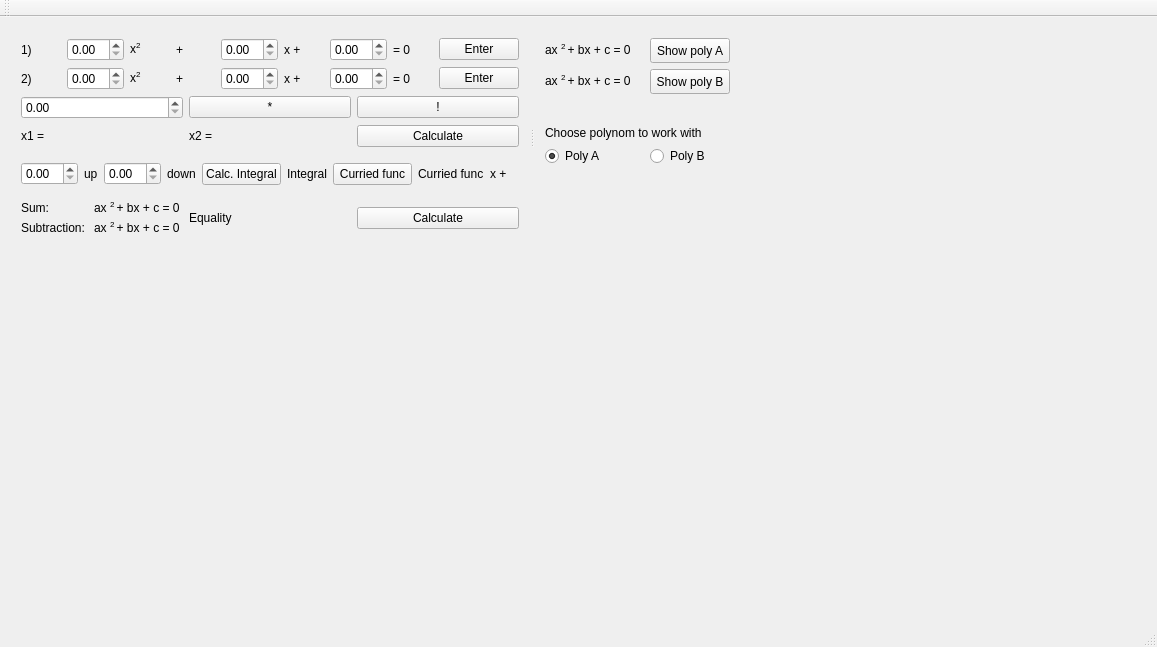
<?xml version="1.0" encoding="UTF-8"?>
<ui version="4.0">
 <class>MainWindow</class>
 <widget class="QMainWindow" name="MainWindow">
  <property name="geometry">
   <rect>
    <x>0</x>
    <y>0</y>
    <width>1157</width>
    <height>647</height>
   </rect>
  </property>
  <property name="windowTitle">
   <string>MainWindow</string>
  </property>
  <widget class="QWidget" name="centralWidget">
   <widget class="QSplitter" name="splitter">
    <property name="geometry">
     <rect>
      <x>10</x>
      <y>10</y>
      <width>731</width>
      <height>219</height>
     </rect>
    </property>
    <property name="orientation">
     <enum>Qt::Horizontal</enum>
    </property>
    <widget class="QWidget" name="">
     <layout class="QVBoxLayout" name="verticalLayout_2">
      <item>
       <layout class="QHBoxLayout" name="horizontalLayout_3">
        <item>
         <widget class="QLabel" name="label_10">
          <property name="text">
           <string>1)</string>
          </property>
         </widget>
        </item>
        <item>
         <widget class="QDoubleSpinBox" name="dASpin"/>
        </item>
        <item>
         <widget class="QLabel" name="label_5">
          <property name="text">
           <string>x&lt;sup&gt;2&lt;/sup&gt;</string>
          </property>
         </widget>
        </item>
        <item>
         <widget class="QLabel" name="label_3">
          <property name="text">
           <string>+</string>
          </property>
         </widget>
        </item>
        <item>
         <widget class="QDoubleSpinBox" name="dBSpin"/>
        </item>
        <item>
         <widget class="QLabel" name="label_2">
          <property name="text">
           <string>x +</string>
          </property>
         </widget>
        </item>
        <item>
         <widget class="QDoubleSpinBox" name="dCSpin"/>
        </item>
        <item>
         <widget class="QLabel" name="label">
          <property name="text">
           <string>= 0</string>
          </property>
         </widget>
        </item>
        <item>
         <widget class="QPushButton" name="enterBtn">
          <property name="text">
           <string>Enter</string>
          </property>
         </widget>
        </item>
       </layout>
      </item>
      <item>
       <layout class="QHBoxLayout" name="horizontalLayout_2">
        <item>
         <widget class="QLabel" name="label_11">
          <property name="text">
           <string>2)</string>
          </property>
         </widget>
        </item>
        <item>
         <widget class="QDoubleSpinBox" name="dASpin_2"/>
        </item>
        <item>
         <widget class="QLabel" name="label_21">
          <property name="text">
           <string>x&lt;sup&gt;2&lt;/sup&gt;</string>
          </property>
         </widget>
        </item>
        <item>
         <widget class="QLabel" name="label_13">
          <property name="text">
           <string>+</string>
          </property>
         </widget>
        </item>
        <item>
         <widget class="QDoubleSpinBox" name="dBSpin_2"/>
        </item>
        <item>
         <widget class="QLabel" name="label_12">
          <property name="text">
           <string>x +</string>
          </property>
         </widget>
        </item>
        <item>
         <widget class="QDoubleSpinBox" name="dCSpin_2"/>
        </item>
        <item>
         <widget class="QLabel" name="label_15">
          <property name="text">
           <string>= 0</string>
          </property>
         </widget>
        </item>
        <item>
         <widget class="QPushButton" name="enterBtn_2">
          <property name="text">
           <string>Enter</string>
          </property>
         </widget>
        </item>
       </layout>
      </item>
      <item>
       <layout class="QHBoxLayout" name="horizontalLayout_5">
        <item>
         <widget class="QDoubleSpinBox" name="doubleSpinBox_3"/>
        </item>
        <item>
         <widget class="QPushButton" name="multPolyBtn">
          <property name="text">
           <string>*</string>
          </property>
         </widget>
        </item>
        <item>
         <widget class="QPushButton" name="inversePolyBtn">
          <property name="text">
           <string>!</string>
          </property>
         </widget>
        </item>
       </layout>
      </item>
      <item>
       <layout class="QHBoxLayout" name="horizontalLayout_4">
        <item>
         <widget class="QLabel" name="X1">
          <property name="text">
           <string>x1 =</string>
          </property>
         </widget>
        </item>
        <item>
         <widget class="QLabel" name="X2">
          <property name="text">
           <string>x2 = </string>
          </property>
         </widget>
        </item>
        <item>
         <widget class="QPushButton" name="calcRootsBtn">
          <property name="text">
           <string>Calculate</string>
          </property>
         </widget>
        </item>
       </layout>
      </item>
      <item>
       <layout class="QHBoxLayout" name="horizontalLayout">
        <item>
         <widget class="QDoubleSpinBox" name="doubleSpinBox"/>
        </item>
        <item>
         <widget class="QLabel" name="label_6">
          <property name="text">
           <string>up</string>
          </property>
         </widget>
        </item>
        <item>
         <widget class="QDoubleSpinBox" name="doubleSpinBox_2"/>
        </item>
        <item>
         <widget class="QLabel" name="label_7">
          <property name="text">
           <string>down</string>
          </property>
         </widget>
        </item>
        <item>
         <widget class="QPushButton" name="calcIntegralBtn">
          <property name="text">
           <string>Calc. Integral</string>
          </property>
         </widget>
        </item>
        <item>
         <widget class="QLabel" name="integr">
          <property name="text">
           <string>Integral</string>
          </property>
         </widget>
        </item>
        <item>
         <widget class="QPushButton" name="curriedFuncBtn">
          <property name="text">
           <string>Curried func</string>
          </property>
         </widget>
        </item>
        <item>
         <widget class="QLabel" name="curriedFunc">
          <property name="text">
           <string>Curried func</string>
          </property>
         </widget>
        </item>
        <item>
         <widget class="QLabel" name="label_8">
          <property name="text">
           <string>x +</string>
          </property>
         </widget>
        </item>
        <item>
         <widget class="QLabel" name="label_9">
          <property name="text">
           <string/>
          </property>
         </widget>
        </item>
       </layout>
      </item>
      <item>
       <layout class="QHBoxLayout" name="horizontalLayout_8">
        <item>
         <layout class="QVBoxLayout" name="verticalLayout">
          <item>
           <layout class="QHBoxLayout" name="horizontalLayout_6">
            <item>
             <widget class="QLabel" name="label_17">
              <property name="text">
               <string>Sum:</string>
              </property>
             </widget>
            </item>
            <item>
             <widget class="QLabel" name="polySum_label">
              <property name="text">
               <string>&lt;html&gt;&lt;head/&gt;&lt;body&gt;&lt;p&gt;ax &lt;span style=&quot; vertical-align:super;&quot;&gt;2  &lt;/span&gt;+ bx + c = 0 &lt;/p&gt;&lt;/body&gt;&lt;/html&gt;</string>
              </property>
             </widget>
            </item>
           </layout>
          </item>
          <item>
           <layout class="QHBoxLayout" name="horizontalLayout_7">
            <item>
             <widget class="QLabel" name="label_18">
              <property name="text">
               <string>Subtraction:</string>
              </property>
             </widget>
            </item>
            <item>
             <widget class="QLabel" name="polyMinus_label">
              <property name="text">
               <string>&lt;html&gt;&lt;head/&gt;&lt;body&gt;&lt;p&gt;ax &lt;span style=&quot; vertical-align:super;&quot;&gt;2  &lt;/span&gt;+ bx + c = 0 &lt;/p&gt;&lt;/body&gt;&lt;/html&gt;</string>
              </property>
             </widget>
            </item>
           </layout>
          </item>
         </layout>
        </item>
        <item>
         <widget class="QLabel" name="equality_label">
          <property name="text">
           <string>Equality</string>
          </property>
         </widget>
        </item>
        <item>
         <widget class="QPushButton" name="calcOtherBtn">
          <property name="text">
           <string>Calculate</string>
          </property>
         </widget>
        </item>
       </layout>
      </item>
     </layout>
    </widget>
    <widget class="QWidget" name="">
     <layout class="QFormLayout" name="formLayout">
      <item row="0" column="0">
       <widget class="QLabel" name="PolyA_label">
        <property name="minimumSize">
         <size>
          <width>99</width>
          <height>25</height>
         </size>
        </property>
        <property name="text">
         <string>&lt;html&gt;&lt;head/&gt;&lt;body&gt;&lt;p&gt;ax &lt;span style=&quot; vertical-align:super;&quot;&gt;2  &lt;/span&gt;+ bx + c = 0 &lt;/p&gt;&lt;/body&gt;&lt;/html&gt;</string>
        </property>
       </widget>
      </item>
      <item row="0" column="1">
       <widget class="QPushButton" name="showPolyA">
        <property name="maximumSize">
         <size>
          <width>80</width>
          <height>25</height>
         </size>
        </property>
        <property name="text">
         <string>Show poly A</string>
        </property>
       </widget>
      </item>
      <item row="1" column="0">
       <widget class="QLabel" name="PolyB_label">
        <property name="minimumSize">
         <size>
          <width>99</width>
          <height>25</height>
         </size>
        </property>
        <property name="text">
         <string>&lt;html&gt;&lt;head/&gt;&lt;body&gt;&lt;p&gt;ax &lt;span style=&quot; vertical-align:super;&quot;&gt;2  &lt;/span&gt;+ bx + c = 0 &lt;/p&gt;&lt;/body&gt;&lt;/html&gt;</string>
        </property>
       </widget>
      </item>
      <item row="1" column="1">
       <widget class="QPushButton" name="showPolyB">
        <property name="maximumSize">
         <size>
          <width>80</width>
          <height>25</height>
         </size>
        </property>
        <property name="text">
         <string>Show poly B</string>
        </property>
       </widget>
      </item>
      <item row="4" column="0">
       <widget class="QRadioButton" name="PolyA_radio">
        <property name="text">
         <string>Poly A</string>
        </property>
        <property name="checked">
         <bool>true</bool>
        </property>
       </widget>
      </item>
      <item row="4" column="1">
       <widget class="QRadioButton" name="PolyB_radio">
        <property name="text">
         <string>Poly B</string>
        </property>
       </widget>
      </item>
      <item row="3" column="0" colspan="2">
       <widget class="QLabel" name="label_4">
        <property name="text">
         <string>Choose polynom to work with</string>
        </property>
       </widget>
      </item>
      <item row="2" column="0" colspan="2">
       <spacer name="horizontalSpacer">
        <property name="orientation">
         <enum>Qt::Horizontal</enum>
        </property>
        <property name="sizeHint" stdset="0">
         <size>
          <width>40</width>
          <height>20</height>
         </size>
        </property>
       </spacer>
      </item>
     </layout>
    </widget>
   </widget>
  </widget>
  <widget class="QMenuBar" name="menuBar">
   <property name="geometry">
    <rect>
     <x>0</x>
     <y>0</y>
     <width>1157</width>
     <height>25</height>
    </rect>
   </property>
  </widget>
  <widget class="QToolBar" name="mainToolBar">
   <attribute name="toolBarArea">
    <enum>TopToolBarArea</enum>
   </attribute>
   <attribute name="toolBarBreak">
    <bool>false</bool>
   </attribute>
  </widget>
  <widget class="QStatusBar" name="statusBar"/>
 </widget>
 <layoutdefault spacing="6" margin="11"/>
 <resources/>
 <connections/>
</ui>
